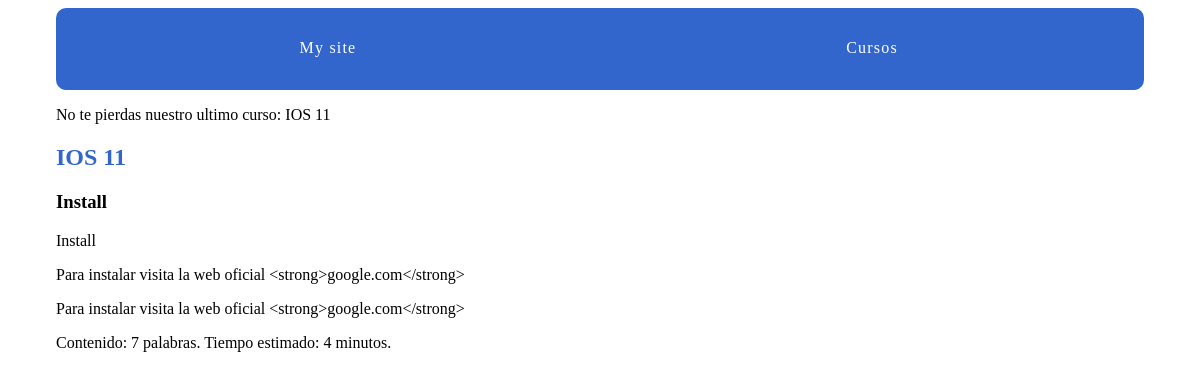
Screenshot of /courses/2/2/ with the database file from the repository.
### courses/models.py (models this page shows, shortened)
class Course(models.Model):
    created_at = models.DateTimeField(auto_now_add=True)
    title = models.CharField(max_length=255)
    description = models.TextField()
    def __str__(self):
        return self.title

class Lesson(models.Model):
    title = models.CharField(max_length=255)
    description = models.TextField()
    content = models.TextField(blank=True, default="")
    order = models.IntegerField(default=0)
    course = models.ForeignKey(Course, on_delete=models.CASCADE)
    class Meta:
        ordering = ['order',]

### courses/views.py (the view)
# urls.py: path('<int:course_pk>/<int:lesson_pk>/', views.lesson_detail, name='lesson'),
def lesson_detail(request, course_pk, lesson_pk):
    lesson = get_object_or_404(Lesson, course_id=course_pk, pk=lesson_pk)
    return render(request, 'courses/lesson_detail.html', {'lesson': lesson})

### courses/templatetags/course_extras.py (called while the page is built)
@register.simple_tag()
def last_course():
    return Course.objects.latest('created_at')

@register.filter('time_estimate')
def time_estimate(word_count):
    minutes = round(word_count/2)
    return minutes

### courses/templates/courses/lesson_detail.html (shortened to what this page needs)
{% extends "layout.html" %}
{% load course_extras %}
{% block content %}
<article>
    <h2>
        <a href="{% url 'courses:detail' pk=lesson.course.pk %}">{{lesson.course.title}}</a>
    </h2>
    <h3>{{lesson.title}}</h3>
    {{lesson.description|linebreaks}}
    {{lesson.content|linebreaks}}
    {% with content=lesson.content %}
        {{content|linebreaks}}
        Contenido: {{ content|wordcount }} palabras.
        Tiempo estimado: {{ content|wordcount|time_estimate }} minuto{{content|wordcount|time_estimate|pluralize}}.
    {% endwith%}
</article>
{% endblock %}

### mysite/templates/layout.html (shortened to what this page needs)
{% load static from static %}
{% load course_extras %}
<!doctype html>
<html lang="en">
<head>
    <link rel="stylesheet" href="{% static 'css/layout.css' %}">
</head>
<body>
    <div class="site-container">
        <nav>
            <a href="{% url 'home' %}">My site</a>
            <a href="{% url 'courses:list' %}">Cursos</a>
        </nav>
        <p>No te pierdas nuestro ultimo curso: {% last_course %}</p>
        {% block content %}{% endblock %}
    </div>
</body>
</html>

### assets/css/layout.css (style rules this page uses)
html { box-sizing: border-box; }
*, *::after, *::before { box-sizing: inherit; }
.site-container { max-width: 68em; margin-left: auto; margin-right: auto; }
.site-container::after { clear: both; content: ""; display: table; }
.site-container nav { width: 100%; display: table; width: 100%; table-layout: fixed; border-bottom-left-radius: 10px; border-bottom-right-radius: 10px; border-top-left-radius: 10px; border-top-right-radius: 10px; border-bottom-left-radius: 10px; border-top-left-radius: 10px; border-bottom-right-radius: 10px; border-top-right-radius: 10px; background-color: #3366CC; margin-bottom: 1em; overflow: hidden; }
.site-container nav a { display: table-cell; width: 8.33333%; padding: 10px; border-bottom: 2px solid #3366CC; color: #FFFFFF; letter-spacing: 0.075em; line-height: 60px; text-align: center; text-decoration: none; }
article h2 a, article h3 a { color: #3366CC; text-decoration: none; }

### rows the page displays
Course: title "IOS 11"
Lesson: course "IOS 11", title "Install", description "Install", content "Para instalar visita la web oficial <strong>google.com</strong>", content "7", content "4"
